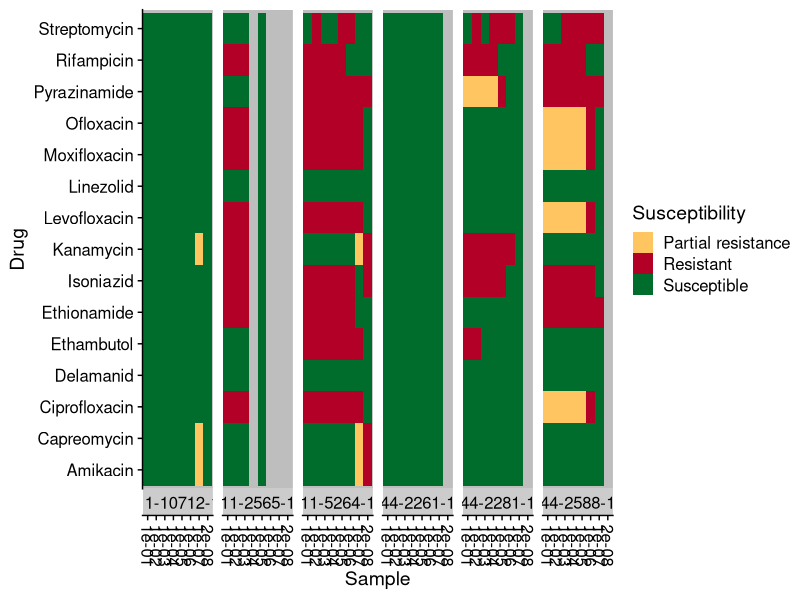

Recreate this plot in R. (Note: this script raises an error after producing the figure.)
library(tidyverse)
library(readr)
library(cowplot)
library(rlang)
library(forcats)
library(readxl)
library(stringr)


tb003_mykrobe <- read.csv('data/TB003_mykrobe.csv')
tb004_mykrobe <- read.csv('data/TB004_mykrobe.csv')
tb005_mykrobe <- read.csv('data/TB005_mykrobe.csv')
sample_metadata <-read.csv('data/M.tuberculosis.csv',
                           na.strings=c("","NaN","NA"))
sputum_extracts_summary <- read_excel('data/sputum_extraction_summary.xlsx',sheet=1) %>%
  mutate("Heat_inactivation"=as_factor(Heat_inactivation))%>%
  mutate("Chemical_inactivation"=as_factor(Chemical_inactivation))%>%
  mutate("liquefaction"=as_factor(liquefaction))%>%
  mutate("fastprep"=as_factor(fastprep))%>%
  mutate("pt_sample_num"=as_factor(pt_sample_num))

all_mykrobe <- tb003_mykrobe %>%
  bind_rows(tb004_mykrobe,tb005_mykrobe) 
mykrobe_combined <- all_mykrobe %>%
  left_join(sample_metadata, by=c(sample='Seq_ID')) %>%
  filter(Sample_source %in% c("Cayetano","Moldova"))


heatmap_res_DNA <- mykrobe_combined %>%
  filter(NGS_Run_ID=="TB003") %>%
  filter(Sample_Type=="DNA") %>%
  filter(Primer_Conc!='0')%>%
  #complete(drug,sample) %>%
  filter(!is.na(drug)) %>%
  mutate('Template_dilution'=as.character(format(Template_dilution,scientific=TRUE))) %>%
  ggplot() +
  geom_tile(aes(x=Template_dilution,y=drug,fill=susceptibility)) + 
  scale_fill_manual(
    values=c("#FFC561","#B20026","#006D2C"),
    name="Susceptibility",
    labels=c("Partial resistance","Resistant","Susceptible"),
    na.value='gray'
  ) +
  labs(x='Sample',
       y='Drug') +
  theme_half_open()+
  theme(axis.text.x=element_text(angle=-90,vjust=0.5,hjust=0.1),
        panel.background = element_rect(fill='gray')) +
  facet_wrap("Original_ID",strip.position="bottom",nrow=1)
plot(heatmap_res_DNA)

save_plot("supp_dilutions-heatmap.svg",heatmap_res_DNA,base_width=12.5,base_height=4)

mykrobe_sputum_combined <- mykrobe_combined %>%
  right_join(sputum_extracts_summary, by=c('sample'="Yale-ID"))

heatmap_res_sputum_small <- mykrobe_sputum_combined %>%
  #filter(Sample_Type=="Sputum extract") %>%
  #complete(drug,sample,pt_sample_num) %>%
  filter(!is.na(drug)) %>%
  filter(liquefaction=="NALC 0.5% - NaOH"&fastprep=="40s") %>%
  ggplot()+
  geom_tile(aes(x=pt_sample_num,y=drug,fill=susceptibility))+ 
  scale_fill_manual(
    values=c("#B20026","#006D2C"),
    name="Susceptibility",
    labels=c("Resistant","Susceptible"),
    na.value='gray'
  ) +
  labs(x='Sample',
       y='Drug') +
  theme_half_open()+
  theme(axis.text.x=element_text(angle=-90,vjust=0.5,hjust=0.1),
        panel.background = element_rect(fill='gray')) 
plot(heatmap_res_sputum_small)

save_plot("Fig4_heatmap.svg",heatmap_res_sputum_small)

heatmap_res_sputum <- mykrobe_sputum_combined %>%
  #filter(Sample_Type=="Sputum extract") %>%
  #complete(expand(.,drug,sample)) %>%
  filter(!is.na(drug)) %>%
  #filter(!is.na(sample)) %>%
  ggplot()+
  geom_tile(aes(x=pt_sample_num,y=drug,fill=susceptibility))+ 
  scale_fill_manual(
    values=c("#FFC561","#B20026","#006D2C"),
    name="Susceptibility",
    labels=c("Partial resistance","Resistant","Susceptible"),
    na.value='gray'
  ) +
  labs(x='Sample',
       y='Drug') +
  theme_half_open()+
  theme(axis.text.x=element_text(angle=-90,vjust=0.5,hjust=0.1),
        panel.background = element_rect(fill='gray')) +
  #facet_wrap(c('liquefaction','fastprep'),dir="v",shrink=FALSE,nrow=2,drop=TRUE,scales="free_x")
  facet_grid(extraction ~ batch, scales="free",switch="y",labeller=label_context) +
  theme(strip.text.y=element_blank(),
        panel.spacing.y=unit(2,"lines"))
plot(heatmap_res_sputum)
save_plot("heatmap_res_sputum_all.pdf",heatmap_res_sputum,
          base_width=12,base_height=8)

reslegend <- get_legend(
  heatmap_res_sputum+
    theme(legend.box.margin = margin(0,0,0,50))
)



#calculate mean and SD (SQ and coverage) for each extraction method
extr_stats <- sputum_extracts_summary %>%
  group_by(group) %>%
  summarize(meanquant=mean(starting_quant),std_dev_quant=sd(starting_quant),std_err_quant=(sd(starting_quant)/sqrt(n())),
            meancov=mean(coverage),std_dev_cov=sd(coverage),std_err_cov=(sd(coverage)/sqrt(n()))) %>%
  rename("method"=group)
write_tsv(extr_stats,"extraction_eff_by_method.tsv")

#SQ by extraction type
sq_median <- sputum_extracts_summary %>%
  ggplot() +
  geom_boxplot(aes(x=group,y=starting_quant,fill=group))+
  theme_half_open() +
  scale_fill_brewer(palette="Dark2",
    name="Extraction \nmethod"
  ) +
  scale_y_log10()+
  labs(x="Method",
       y="Starting quantity (GE/uL)")
plot(sq_median)

sq_avg <- extr_stats %>%
  ggplot() +
  geom_pointrange(aes(x=method,y=meanquant,ymin=meanquant-std_err_quant,ymax=meanquant+std_err_quant,color=method))+
  theme_half_open() +
  scale_color_brewer(palette="Dark2",
                    name="Extraction method"
  ) +
  scale_y_log10(limits= c(1,10000000))+
  labs(x="Method",
       y="Starting quantity (GE/uL)")
plot(sq_avg)

#Coverage by extraction type
cov_median <- sputum_extracts_summary %>%
  ggplot() +
  geom_boxplot(aes(x=group,y=coverage,fill=group))+
  theme_half_open() +
  scale_fill_brewer(palette="Dark2",
                    name="Extraction \nmethod"
  ) +
  labs(x="Method",
       y="Coverage (%)")
plot(cov_median)

cov_avg <- extr_stats %>%
  ggplot() +
  geom_pointrange(aes(x=method,y=meancov,ymin=meancov-std_err_cov,ymax=meancov+std_err_cov,color=method))+
  theme_half_open() +
  scale_color_brewer(palette="Dark2",
                     name="Extraction method"
  ) +
  ylim(0,100)+
  labs(x="Method",
       y="Coverage (%)")
plot(cov_avg)

extrlegend <- get_legend(
  sq_median+
    theme(legend.box.margin = margin(0,0,300,50))
)

extr_summ <- plot_grid(sq_avg+theme(legend.position='none'),
                     sq_median+theme(legend.position='none'),
                     cov_avg+theme(legend.position='none'),
                     cov_median+theme(legend.position='none'),
                     #extrlegend,
                     nrow=2,
                     labels=c("Mean (+/- SE)","Median (+/- 1.5 IQR)",
                              "Mean (+/- SE)","Median (+/- 1.5 IQR)"),
                     rel_widths=c(1,1,.25),
                     label_x=.05)
extr_summ
save_plot("extr_summary.jpg",extr_summ,base_height=8,base_width=14)

legends_sq <- plot_grid(reslegend,extrlegend,
                        sq_avg+theme(legend.position='none'),
                        ncol=1,
                        rel_heights = c(1,1,3),
                        labels=c("","","B"))
legends_sq

heatmap_res <- plot_grid(heatmap_res_sputum+theme(legend.position='none'),
                         legends_sq, 
                         #labels=c("DNA","Sputum extracts"),
                         #label_y=1.05,
                         labels=c("A",""),
                         ncol=2)
heatmap_res
save_plot("Supp_heatmap_all.svg",heatmap_res,
          base_height=8,base_width=12)


#Now I'm going to reformat the metadata a bit so it works nicely in nextstrain
TB004_coverage <- read.delim('data/TB004_coverage.tsv')
TB005_coverage <-read.delim('data/TB005_coverage.tsv')
TB003_coverage <- read.delim('../3_read_coverage/data/TB.coverage.tsv')
all_coverage <- TB003_coverage %>%
  rename(sample=Seq_ID) %>%
  bind_rows(TB004_coverage,TB005_coverage) %>%
  filter(subsample==1.0)


excluded_runs<-c('TB001','TB002')
olddrugs <- c('Isoniazid','Streptomycin','Rifampicin','Ethambutol','Ethionamide','Pyrazinamide','Ofloxacin','Kanamycin')
newdrugs <- c('INH','STR','RIF','EMB','ETH','PZA','OFL','KAN')
metadata_ns <- sample_metadata %>%
  left_join(all_coverage,by=c(Seq_ID="sample")) %>% #combine with coverage data
  full_join(all_mykrobe,by=c(Seq_ID="sample" )) %>% #combine with mykrobe data
  filter(!(NGS_Run_ID %in% excluded_runs)) %>% #Remove some sequencing runs
  filter(Sample_Type!='Water') %>% #remove NTCs
  select(Seq_ID,drug,Original_ID,Sample_Type,Sample_source,collection_date,CT,starting_quant,Primer_Conc,
         NGS_Run_ID,numreads,covbases,coverage,meandepth,susceptibility,lineage,Template_dilution)%>%
  filter(is.na(Template_dilution) | Template_dilution==.01) %>% #remove sample duplicates (don't include a bunch of dilutions)
  complete(drug,Seq_ID) %>% #Explicitly write out NA for anything where drug susceptibility was not possible
  pivot_wider(names_from=drug,values_from=susceptibility) %>%
  filter(!is.na(Sample_source)) %>%
  filter(coverage>=75 & meandepth>10) %>%
  rename_with(~newdrugs[which(olddrugs==.x)],.cols=olddrugs) %>% #rename headers to abbreviations to match up
  mutate(across(all_of(newdrugs),.fns=~fct_collapse(.,'0' = c("S"),'1' = c("r","R")))) %>% #recode to 0 (no res) or 1 (any res) 
  rename(mykrobe_lineage=lineage) %>%
  mutate(continent=ifelse(Sample_source=="Moldova",'Europe','South_America'))%>%
  mutate(region=ifelse(Sample_source=="Moldova",'Eastern_Europe','South_America'))%>%
  mutate(country=ifelse(Sample_source=="Moldova",'Moldova','Peru')) %>%
  mutate(collection_date=ifelse(!is.na(collection_date),collection_date,'20XX-XX-XX')) %>%
  mutate(study="Glab")

#COmbined this with the reference nextstrain metadata
context_metadata <- read.delim('../../pipelines/nextstrain/data/input_metadata.tsv') %>%
  mutate(across(all_of(newdrugs),as.factor))
merged_metadata_ns <- context_metadata %>%
  full_join(metadata_ns,by=c(strain='Seq_ID',date='collection_date','EMB','ETH','INH','KAN','OFL','PZA','RIF','STR',
                             'continent','region','country','study'))

#check these
glab_merged <- merged_metadata_ns %>%
  filter(country=="Peru")

write.csv(merged_metadata_ns,file='../../pipelines/nextstrain/data/metadata_merged.csv')


